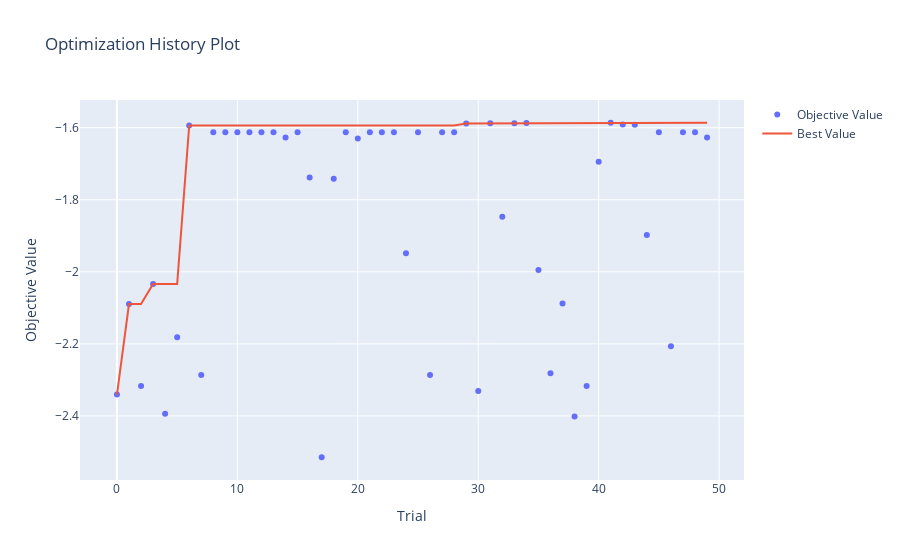
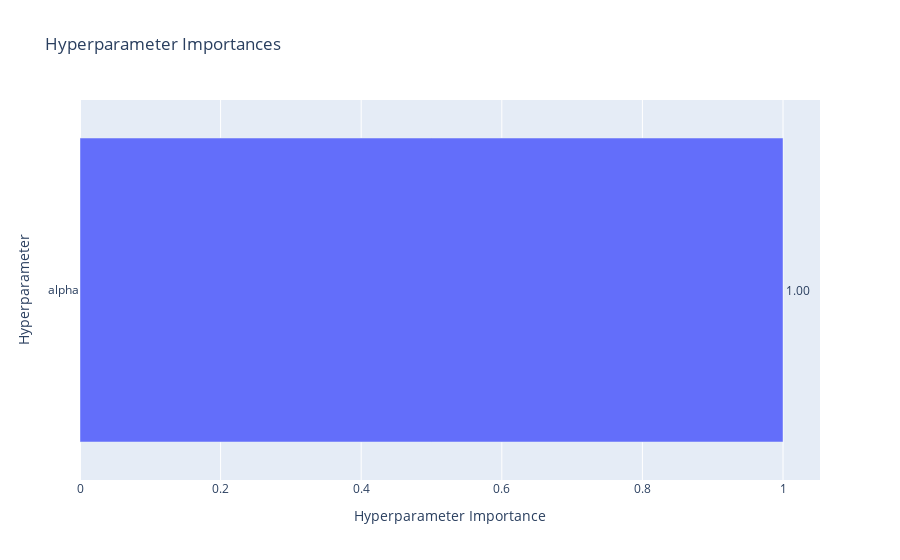
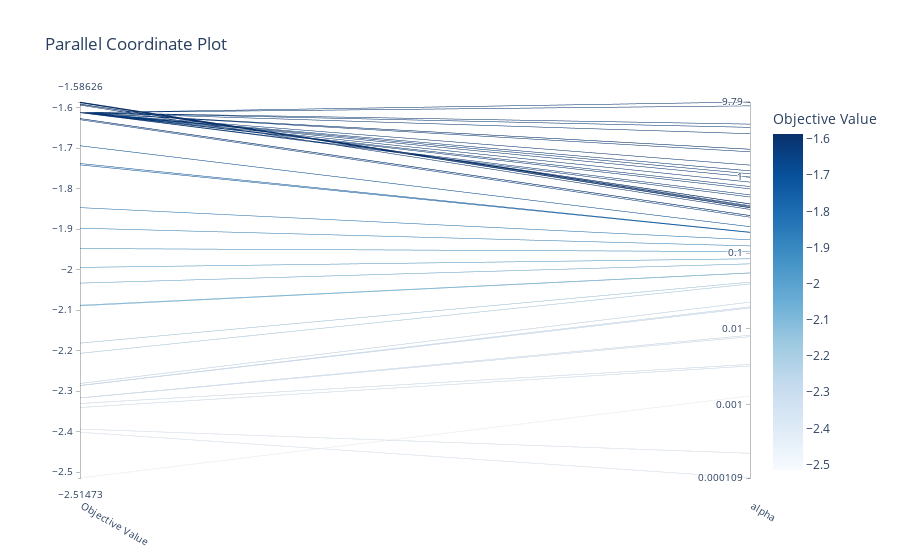
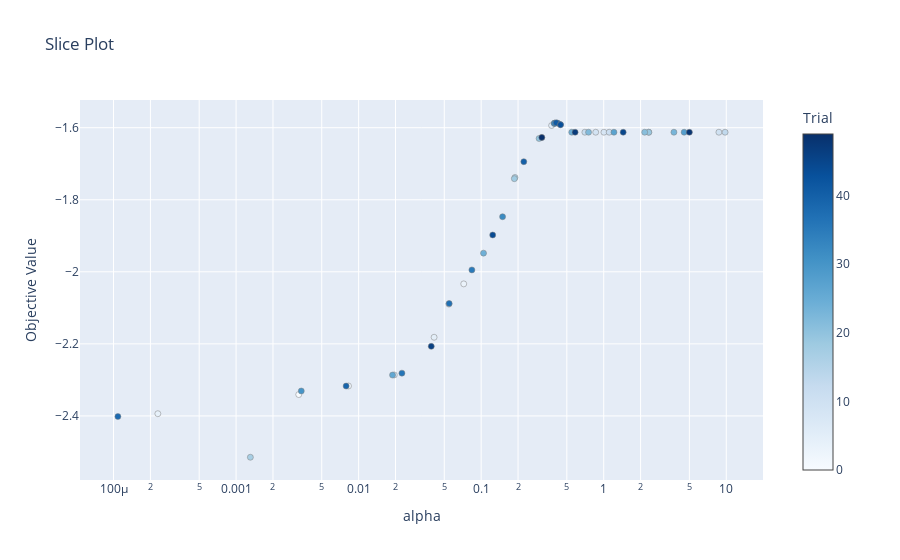

Source (notebook cell) for these figures, in order:
### Code cell
# Example: visualize from results
study = results[0]["Study"]  # Pick any model

# 1. Optimization History (MSE over trials)
vis.plot_optimization_history(study).show()

# 2. Hyperparameter Importance
vis.plot_param_importances(study).show()

# 3. Parallel Coordinates Plot
vis.plot_parallel_coordinate(study).show()

# 4. Slice Plot (effect of individual params on score)
vis.plot_slice(study).show()

# 5. Contour Plot (for interactions between two params)
vis.plot_contour(study).show()

### Figure 1 — Plotly figure (JSON) as saved in the notebook; plotly's stock layout.template omitted (floating-point values rounded to 4 significant figures)
{"data": [{"mode": "markers", "name": "Objective Value", "type": "scatter", "x": [0, 1, 2, 3, 4, 5, 6, 7, 8, 9, 10, 11, 12, 13, 14, 15, 16, 17, 18, 19, 20, 21, 22, 23, 24, 25, 26, 27, 28, 29, 30, 31, 32, 33, 34, 35, 36, 37, 38, 39, 40, 41, 42, 43, 44, 45, 46, 47, 48, 49], "y": [-2.341, -2.09, -2.317, -2.034, -2.394, -2.182, -1.594, -2.286, -1.613, -1.613, -1.613, -1.613, -1.613, -1.613, -1.627, -1.613, -1.738, -2.515, -1.741, -1.613, -1.63, -1.613, -1.613, -1.613, -1.948, -1.613, -2.287, -1.613, -1.613, -1.588, -2.331, -1.587, -1.847, -1.588, -1.587, -1.995, -2.281, -2.088, -2.402, -2.317, -1.694, -1.586, -1.591, -1.592, -1.898, -1.613, -2.207, -1.613, -1.613, -1.627]}, {"mode": "lines", "name": "Best Value", "type": "scatter", "x": [0, 1, 2, 3, 4, 5, 6, 7, 8, 9, 10, 11, 12, 13, 14, 15, 16, 17, 18, 19, 20, 21, 22, 23, 24, 25, 26, 27, 28, 29, 30, 31, 32, 33, 34, 35, 36, 37, 38, 39, 40, 41, 42, 43, 44, 45, 46, 47, 48, 49], "y": [-2.341, -2.09, -2.09, -2.034, -2.034, -2.034, -1.594, -1.594, -1.594, -1.594, -1.594, -1.594, -1.594, -1.594, -1.594, -1.594, -1.594, -1.594, -1.594, -1.594, -1.594, -1.594, -1.594, -1.594, -1.594, -1.594, -1.594, -1.594, -1.594, -1.588, -1.588, -1.587, -1.587, -1.587, -1.587, -1.587, -1.587, -1.587, -1.587, -1.587, -1.587, -1.586, -1.586, -1.586, -1.586, -1.586, -1.586, -1.586, -1.586, -1.586]}, {"marker": {"color": "#cccccc"}, "mode": "markers", "name": "Infeasible Trial", "showlegend": false, "type": "scatter", "x": [], "y": []}], "layout": {"title": {"text": "Optimization History Plot"}, "xaxis": {"title": {"text": "Trial"}}, "yaxis": {"title": {"text": "Objective Value"}}}}

### Figure 2 — Plotly figure (JSON) as saved in the notebook; plotly's stock layout.template omitted (floating-point values rounded to 4 significant figures)
{"data": [{"cliponaxis": false, "hovertemplate": ["alpha (FloatDistribution): 1.0<extra></extra>"], "name": "Objective Value", "orientation": "h", "text": ["1.00"], "textposition": "outside", "type": "bar", "x": [1], "y": ["alpha"]}], "layout": {"title": {"text": "Hyperparameter Importances"}, "xaxis": {"title": {"text": "Hyperparameter Importance"}}, "yaxis": {"title": {"text": "Hyperparameter"}}}}

### Figure 3 — Plotly figure (JSON) as saved in the notebook; plotly's stock layout.template omitted (floating-point values rounded to 4 significant figures)
{"data": [{"dimensions": [{"label": "Objective Value", "range": [-2.515, -1.586], "values": [-2.341, -2.09, -2.317, -2.034, -2.394, -2.182, -1.594, -2.286, -1.613, -1.613, -1.613, -1.613, -1.613, -1.613, -1.627, -1.613, -1.738, -2.515, -1.741, -1.613, -1.63, -1.613, -1.613, -1.613, -1.948, -1.613, -2.287, -1.613, -1.613, -1.588, -2.331, -1.587, -1.847, -1.588, -1.587, -1.995, -2.281, -2.088, -2.402, -2.317, -1.694, -1.586, -1.591, -1.592, -1.898, -1.613, -2.207, -1.613, -1.613, -1.627]}, {"label": "alpha", "range": [-3.964, 0.9906], "ticktext": ["0.000109", "0.001", "0.01", "0.1", "1", "9.79"], "tickvals": [-3.964, -3, -2, -1, 0, 0.9906], "values": [-2.489, -1.263, -2.083, -1.142, -3.638, -1.384, -0.4252, -1.709, 0.001747, -0.06517, 0.94, 0.04453, -0.1538, 0.9906, -0.5064, 0.3678, -0.7243, -2.883, -0.7291, 0.368, -0.5274, 0.3345, -0.1238, 0.5731, -0.9809, -0.2608, -1.723, 0.08349, 0.6565, -0.4035, -2.468, -0.4004, -0.8252, -0.4017, -0.3762, -1.076, -1.647, -1.261, -3.964, -2.102, -0.652, -0.3879, -0.3538, -0.3521, -0.9058, 0.1589, -1.407, -0.2334, 0.6992, -0.505]}], "labelangle": 30, "labelside": "bottom", "line": {"color": [-2.341, -2.09, -2.317, -2.034, -2.394, -2.182, -1.594, -2.286, -1.613, -1.613, -1.613, -1.613, -1.613, -1.613, -1.627, -1.613, -1.738, -2.515, -1.741, -1.613, -1.63, -1.613, -1.613, -1.613, -1.948, -1.613, -2.287, -1.613, -1.613, -1.588, -2.331, -1.587, -1.847, -1.588, -1.587, -1.995, -2.281, -2.088, -2.402, -2.317, -1.694, -1.586, -1.591, -1.592, -1.898, -1.613, -2.207, -1.613, -1.613, -1.627], "colorbar": {"title": {"text": "Objective Value"}}, "colorscale": [[0, "rgb(247,251,255)"], [0.125, "rgb(222,235,247)"], [0.25, "rgb(198,219,239)"], [0.375, "rgb(158,202,225)"], [0.5, "rgb(107,174,214)"], [0.625, "rgb(66,146,198)"], [0.75, "rgb(33,113,181)"], [0.875, "rgb(8,81,156)"], [1, "rgb(8,48,107)"]], "reversescale": false, "showscale": true}, "type": "parcoords"}], "layout": {"title": {"text": "Parallel Coordinate Plot"}}}

### Figure 4 — Plotly figure (JSON) as saved in the notebook; plotly's stock layout.template omitted (floating-point values rounded to 4 significant figures)
{"data": [{"marker": {"color": [0, 1, 2, 3, 4, 5, 6, 7, 8, 9, 10, 11, 12, 13, 14, 15, 16, 17, 18, 19, 20, 21, 22, 23, 24, 25, 26, 27, 28, 29, 30, 31, 32, 33, 34, 35, 36, 37, 38, 39, 40, 41, 42, 43, 44, 45, 46, 47, 48, 49], "colorbar": {"title": {"text": "Trial"}, "x": 1, "xpad": 40}, "colorscale": [[0, "rgb(247,251,255)"], [0.125, "rgb(222,235,247)"], [0.25, "rgb(198,219,239)"], [0.375, "rgb(158,202,225)"], [0.5, "rgb(107,174,214)"], [0.625, "rgb(66,146,198)"], [0.75, "rgb(33,113,181)"], [0.875, "rgb(8,81,156)"], [1, "rgb(8,48,107)"]], "line": {"color": "Grey", "width": 0.5}}, "mode": "markers", "name": "Feasible Trial", "showlegend": false, "type": "scatter", "x": [0.003246, 0.05454, 0.008268, 0.07207, 0.0002299, 0.0413, 0.3756, 0.01954, 1.004, 0.8607, 8.71, 1.108, 0.7017, 9.786, 0.3116, 2.333, 0.1887, 0.001308, 0.1866, 2.333, 0.2969, 2.16, 0.752, 3.742, 0.1045, 0.5485, 0.01891, 1.212, 4.534, 0.3949, 0.003404, 0.3977, 0.1496, 0.3965, 0.4206, 0.084, 0.02255, 0.05482, 0.0001085, 0.007907, 0.2228, 0.4094, 0.4428, 0.4445, 0.1242, 1.442, 0.03915, 0.5843, 5.002, 0.3126], "y": [-2.341, -2.09, -2.317, -2.034, -2.394, -2.182, -1.594, -2.286, -1.613, -1.613, -1.613, -1.613, -1.613, -1.613, -1.627, -1.613, -1.738, -2.515, -1.741, -1.613, -1.63, -1.613, -1.613, -1.613, -1.948, -1.613, -2.287, -1.613, -1.613, -1.588, -2.331, -1.587, -1.847, -1.588, -1.587, -1.995, -2.281, -2.088, -2.402, -2.317, -1.694, -1.586, -1.591, -1.592, -1.898, -1.613, -2.207, -1.613, -1.613, -1.627]}], "layout": {"title": {"text": "Slice Plot"}, "xaxis": {"title": {"text": "alpha"}, "type": "log"}, "yaxis": {"title": {"text": "Objective Value"}}}}
